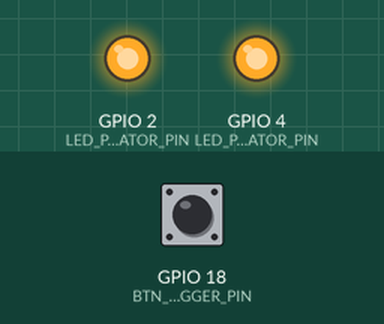
A program run on a simulated ESP32. Parts: output pins drawn as LEDs (lit = HIGH). The test bench sets the inputs (shaded band); at power-on: GPIO 18 (BTN_SHUTTER_TRIGGER_PIN) HIGH. USB keyboard and mouse output is not drawn.

Above: at 0.1 s.
Timing chart, 0 to 1.6 s (numbered marks = the images above):
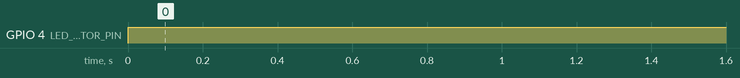

Measured:
- by itself, GPIO 4 (LED_PAIRING_INDICATOR_PIN): LOW → HIGH at 0.00 s

The program:

main.cpp
```cpp
#include <Arduino.h>
#include <BleKeyboard.h>

#define LED_POWER_INDICATOR_PIN 2
#define LED_PAIRING_INDICATOR_PIN 4
#define LED_PAIRING_BLINKING_INTERVAL_MS 500
#define BTN_SHUTTER_TRIGGER_PIN 18
#define BTN_SHUTTER_DEBOUNCE_TIME_MS 20

bool buttonState = HIGH; // HIGH BY DEFAULT, WHEN PRESSED IT BECOMES LOW BECAUSE OF INTERNAL PULL UP RESISTOR
bool bounceLastReading = HIGH;
unsigned long buttonDebounceTime = 0;

bool pairingLedState = LOW;
unsigned long pairingLedLastToggleTime = 0;

BleKeyboard bleKeyboard("CameraS", "ESP32", 100);

void setup() {
  pinMode(LED_POWER_INDICATOR_PIN, OUTPUT);
  digitalWrite(LED_POWER_INDICATOR_PIN, HIGH);

  pinMode(LED_PAIRING_INDICATOR_PIN, OUTPUT);
  digitalWrite(LED_PAIRING_INDICATOR_PIN, LOW);

  pinMode(BTN_SHUTTER_TRIGGER_PIN, INPUT_PULLUP);

  bleKeyboard.begin();
}

void loop() {
  bool currentButtonState = digitalRead(BTN_SHUTTER_TRIGGER_PIN);

  if (currentButtonState != bounceLastReading) {
    buttonDebounceTime = millis();
  }

  if ((millis() - buttonDebounceTime) > BTN_SHUTTER_DEBOUNCE_TIME_MS) {
    if (currentButtonState != buttonState) {
      buttonState = currentButtonState;

      if (buttonState == LOW) {
        if (bleKeyboard.isConnected()) {
          bleKeyboard.write(KEY_MEDIA_VOLUME_UP);
        }
      }
    }
  }

  if (bleKeyboard.isConnected()) {
    digitalWrite(LED_PAIRING_INDICATOR_PIN, HIGH);
  }
  else {
    if (millis() - pairingLedLastToggleTime >= LED_PAIRING_BLINKING_INTERVAL_MS) {
      pairingLedLastToggleTime = millis();
      pairingLedState = !pairingLedState;
      digitalWrite(LED_PAIRING_INDICATOR_PIN, pairingLedState);
    }
}

  bounceLastReading = currentButtonState;
}
```
